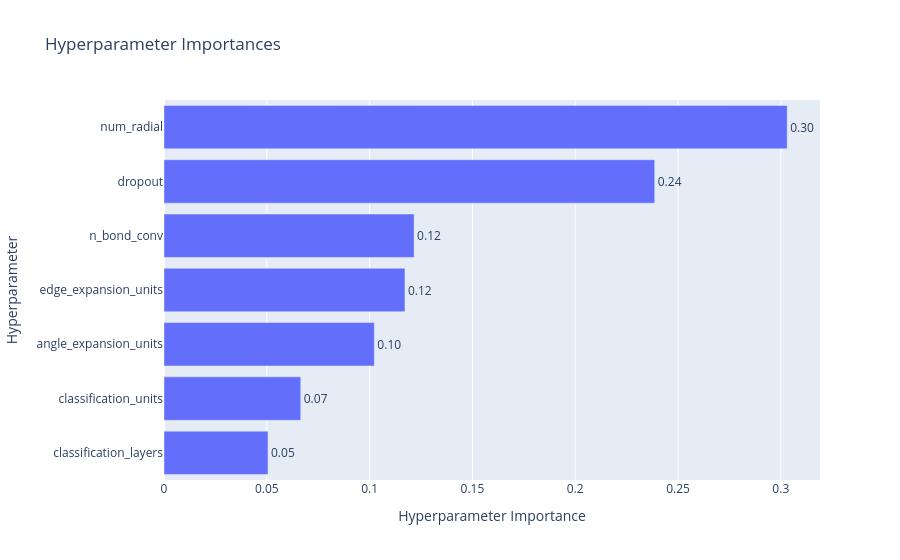

Write notebook code for a chart like this one.
### Code cell
optuna.visualization.plot_param_importances(study).show()

### Figure 1 — Plotly figure (JSON) as saved in the notebook; plotly's stock layout.template omitted (floating-point values rounded to 4 significant figures)
{"data": [{"cliponaxis": false, "hovertemplate": ["classification_layers (IntDistribution): 0.050584951324062113<extra></extra>", "classification_units (CategoricalDistribution): 0.06651073035882164<extra></extra>", "angle_expansion_units (CategoricalDistribution): 0.102301850682883<extra></extra>", "edge_expansion_units (CategoricalDistribution): 0.11719153575574986<extra></extra>", "n_bond_conv (IntDistribution): 0.12164496491004471<extra></extra>", "dropout (FloatDistribution): 0.2386630999421313<extra></extra>", "num_radial (IntDistribution): 0.3031028670263073<extra></extra>"], "name": "Objective Value", "orientation": "h", "text": ["0.05", "0.07", "0.10", "0.12", "0.12", "0.24", "0.30"], "textposition": "outside", "type": "bar", "x": [0.05058, 0.06651, 0.1023, 0.1172, 0.1216, 0.2387, 0.3031], "y": ["classification_layers", "classification_units", "angle_expansion_units", "edge_expansion_units", "n_bond_conv", "dropout", "num_radial"]}], "layout": {"title": {"text": "Hyperparameter Importances"}, "xaxis": {"title": {"text": "Hyperparameter Importance"}}, "yaxis": {"title": {"text": "Hyperparameter"}}}}
